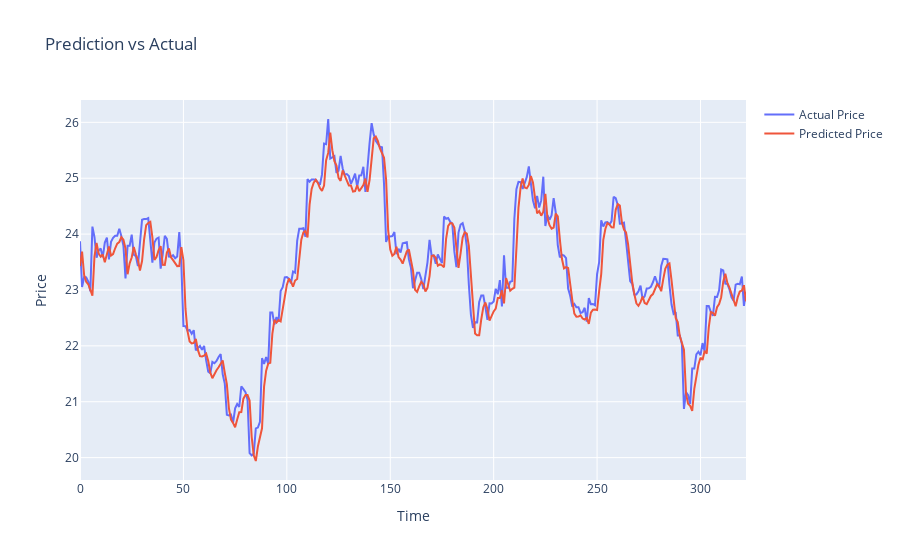

The notebook cell saved with this chart:
### Code cell
prediction_fig = go.Figure()
prediction_fig.add_trace(go.Scatter(y=y_test_inv[0], mode='lines', name='Actual Price'))
prediction_fig.add_trace(go.Scatter(y=test_predict[:,0], mode='lines', name='Predicted Price'))
prediction_fig.update_layout(title='Prediction vs Actual', xaxis_title='Time', yaxis_title='Price')
prediction_fig.show()

### Figure 1 — Plotly figure (JSON) as saved in the notebook; plotly's stock layout.template omitted (floating-point values rounded to 4 significant figures; data arrays with more than 128 entries replaced by an {"elided": "..."} marker saying what was removed)
{"data": [{"mode": "lines", "name": "Actual Price", "type": "scatter", "y": {"elided": "323 float values"}}, {"mode": "lines", "name": "Predicted Price", "type": "scatter", "y": {"elided": "323 float values"}}], "layout": {"title": {"text": "Prediction vs Actual"}, "xaxis": {"title": {"text": "Time"}}, "yaxis": {"title": {"text": "Price"}}}}
